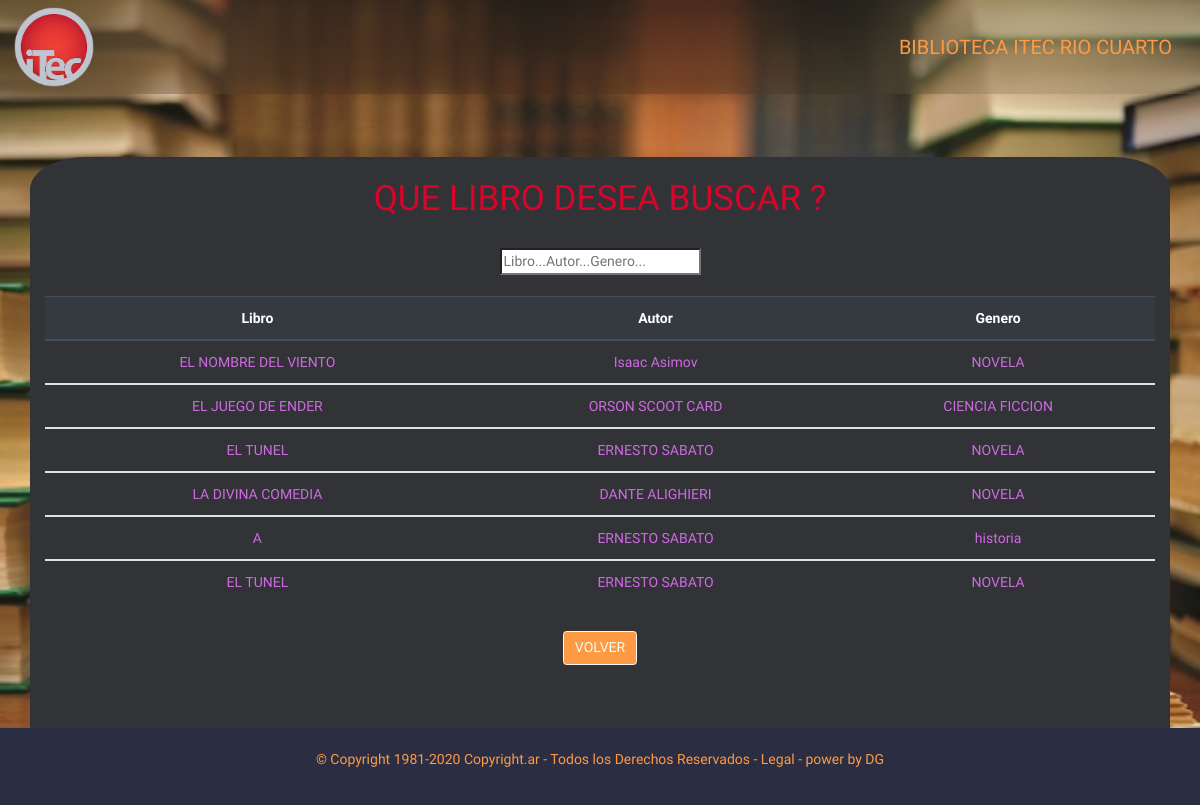
Page /buscar on the earlier database version.
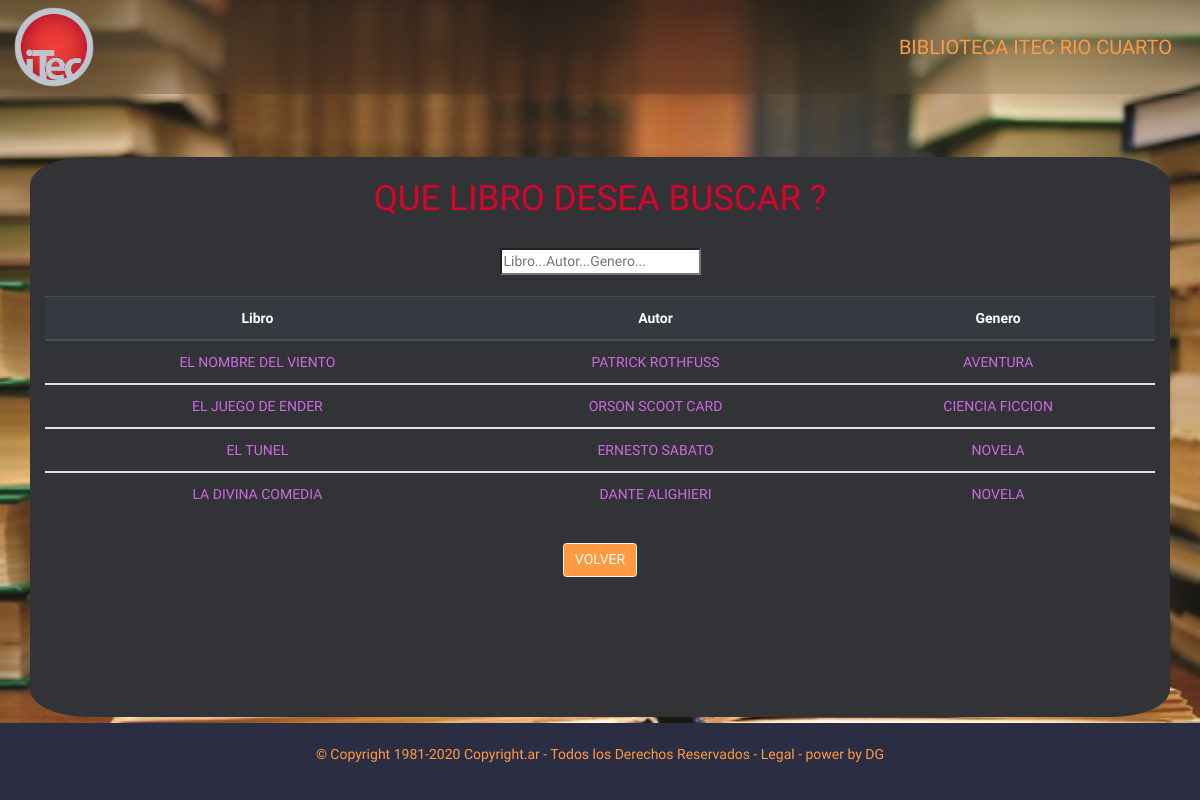
Same page on the later database version.
### database_setup.py (models this page shows, shortened)
class Libro(Base):
    __tablename__ = 'libro'
    id = Column(Integer, primary_key=True)
    titulo = Column(String(250), nullable=False)
    autor = Column(String(250), nullable=False)
    genero = Column(String(250))

### app.py (the view)
@app.route('/buscar')
def buscarLibros():
    libros = session.query(Libro).all()
    return render_template('buscar.html', libros=libros)

### templates/buscar.html (shortened to what this page needs)
<!DOCTYPE html>
<html lang="en">
<head>
    <link rel="stylesheet" href="https://stackpath.bootstrapcdn.com/bootstrap/4.5.2/css/bootstrap.min.css">
    <link rel="stylesheet" href="{{ url_for('static', filename='css/style.css') }}">
</head>
<body>
  <nav class="navbar navbar-light blur">
    <img src="{{url_for('static', filename='img/itec.png')}}" width="80" height="80" class="d-inline-block align-top " alt="" loading="lazy">
    <p class="Righteous m-3" id="title">BIBLIOTECA ITEC RIO CUARTO</p>
  </nav>
  <br><br><br>
  <div class="container">
    <br>
    <h1>QUE LIBRO DESEA BUSCAR ?</h1>
    <br>
    <div class="container1">
      <input type="search" placeholder="Libro...Autor...Genero... ">
    <br>
    <div class="row">
      <div class="col-sm">
        <table class="table">
            <thead class="thead-dark">
              <tr>
                <th scope="col">Libro</th>
                <th scope="col">Autor</th>
                <th scope="col">Genero</th>
              </tr>
            </thead>
            {% for libro in libros %}
            <tbody>
                <tr>
                    <td>{{libro.titulo}}</td>
                    <td>{{libro.autor}}</td>
                    <td>{{libro.genero}}</td>
                </tr>
            </tbody>
            {% endfor %}
          </table>
          <a href='{{ url_for("mostrarLibros") }}'>
            <button class="btn btn-light m-3 botones naranja">VOLVER</button>
        </a>
      </div>
    </div>
</div >
  <br><br><br><br><br><br>
  <nav class="fixed-bottom footer">
    <br>
    <p>© Copyright 1981-2020 Copyright.ar - Todos los Derechos Reservados - Legal - power by DG</p>
    <br>
  </nav>
</body>
</html>

### static/css/style.css (style rules this page uses)
:root { --red1-color:#d90429; --lila-color:#ce6ae2; --black1-color:#2b2d42; --black2-color:#403d39; --black3-color:#313337; --white1-color:#f9faf9; --white2-color:#F1FAEE; --green1-color:#06d6a0; --green2-color:#037c0d; --orange-color: #ff9a44; --salmon-color: #fc6076; --font1-font-family:'Righteous', cursive; --font3-font-family:'Monoton', cursive; --font4-font-family:'Jura', sans-serif; --font5-font-family:'Bungee Inline', cursive; --font6-font-family:'Nova Mono', monospace; --normal:14px; --space:10px; --space-2:20px; }
.Righteous { font-family: var(--font1-font-family); font-size: 20px; }
body, html { height: 100%; background-repeat: no-repeat; background: url(../img/libro.jpg) no-repeat center center fixed; background-size: 100% 100%; text-align: center; color: var(--orange-color); font-size:var(--normal) ; font-family: var(--font1-font-family); }
.container { background-color: #313337; border-radius: 5%; }
.blur { backdrop-filter: blur(50px); }
h1 { color: var(--red1-color); }
td { color: var(--lila-color); }
a:link { text-decoration:none; color: var(--orange-color); text-align: center; }
.botones { background-color: var(--red1-color); color: var(--orange-color); }
.naranja { background-color: var(--orange-color); color:var(--white2-color); }
.footer { background-color:var(--black1-color); }

Differences in the rows shown:
removed Libro: titulo "A", autor "ERNESTO SABATO", genero "historia"
removed Libro: titulo "EL TUNEL", autor "ERNESTO SABATO", genero "NOVELA"
changed Libro "EL NOMBRE DEL VIENTO": autor "Isaac Asimov" → "PATRICK ROTHFUSS"; genero "NOVELA" → "AVENTURA"
